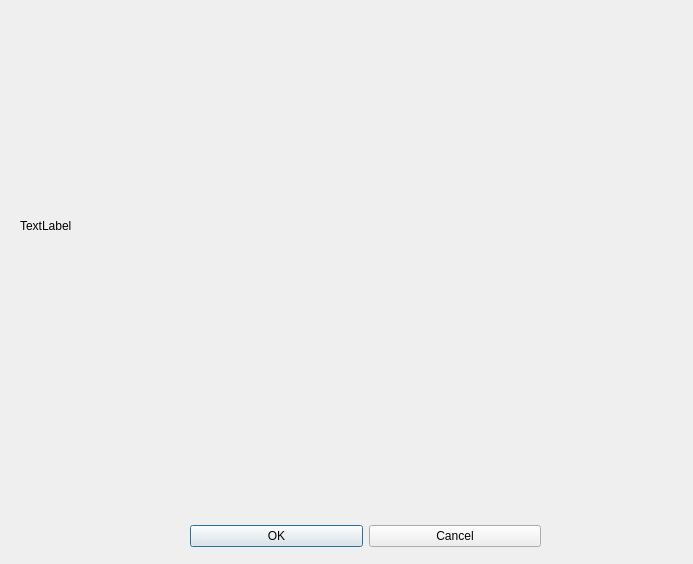
<?xml version="1.0" encoding="UTF-8"?>
<ui version="4.0">
 <class>Dialog</class>
 <widget class="QDialog" name="Dialog">
  <property name="geometry">
   <rect>
    <x>0</x>
    <y>0</y>
    <width>693</width>
    <height>564</height>
   </rect>
  </property>
  <property name="windowTitle">
   <string>Dialog</string>
  </property>
  <widget class="QWidget" name="layoutWidget">
   <property name="geometry">
    <rect>
     <x>190</x>
     <y>520</y>
     <width>351</width>
     <height>33</height>
    </rect>
   </property>
   <layout class="QHBoxLayout">
    <property name="spacing">
     <number>6</number>
    </property>
    <property name="leftMargin">
     <number>0</number>
    </property>
    <property name="topMargin">
     <number>0</number>
    </property>
    <property name="rightMargin">
     <number>0</number>
    </property>
    <property name="bottomMargin">
     <number>0</number>
    </property>
    <item>
     <widget class="QPushButton" name="okButton">
      <property name="text">
       <string>OK</string>
      </property>
     </widget>
    </item>
    <item>
     <widget class="QPushButton" name="cancelButton">
      <property name="text">
       <string>Cancel</string>
      </property>
     </widget>
    </item>
   </layout>
  </widget>
  <widget class="QLabel" name="label">
   <property name="geometry">
    <rect>
     <x>20</x>
     <y>70</y>
     <width>642</width>
     <height>312</height>
    </rect>
   </property>
   <property name="text">
    <string>TextLabel</string>
   </property>
  </widget>
 </widget>
 <resources/>
 <connections>
  <connection>
   <sender>okButton</sender>
   <signal>clicked()</signal>
   <receiver>Dialog</receiver>
   <slot>accept()</slot>
   <hints>
    <hint type="sourcelabel">
     <x>278</x>
     <y>253</y>
    </hint>
    <hint type="destinationlabel">
     <x>96</x>
     <y>254</y>
    </hint>
   </hints>
  </connection>
  <connection>
   <sender>cancelButton</sender>
   <signal>clicked()</signal>
   <receiver>Dialog</receiver>
   <slot>reject()</slot>
   <hints>
    <hint type="sourcelabel">
     <x>369</x>
     <y>253</y>
    </hint>
    <hint type="destinationlabel">
     <x>179</x>
     <y>282</y>
    </hint>
   </hints>
  </connection>
 </connections>
</ui>
